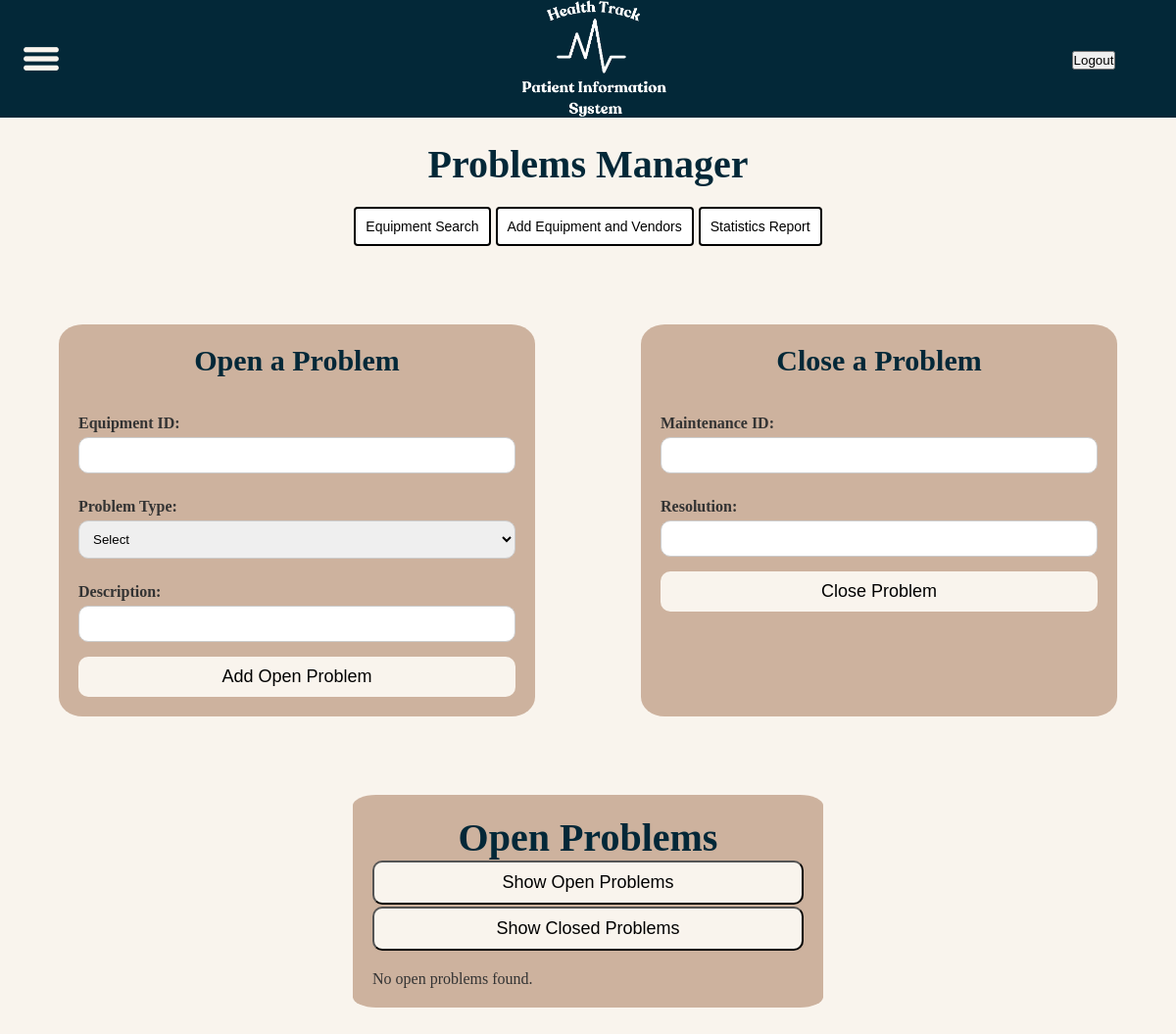
Page /equipment/problems/ on the earlier database version.
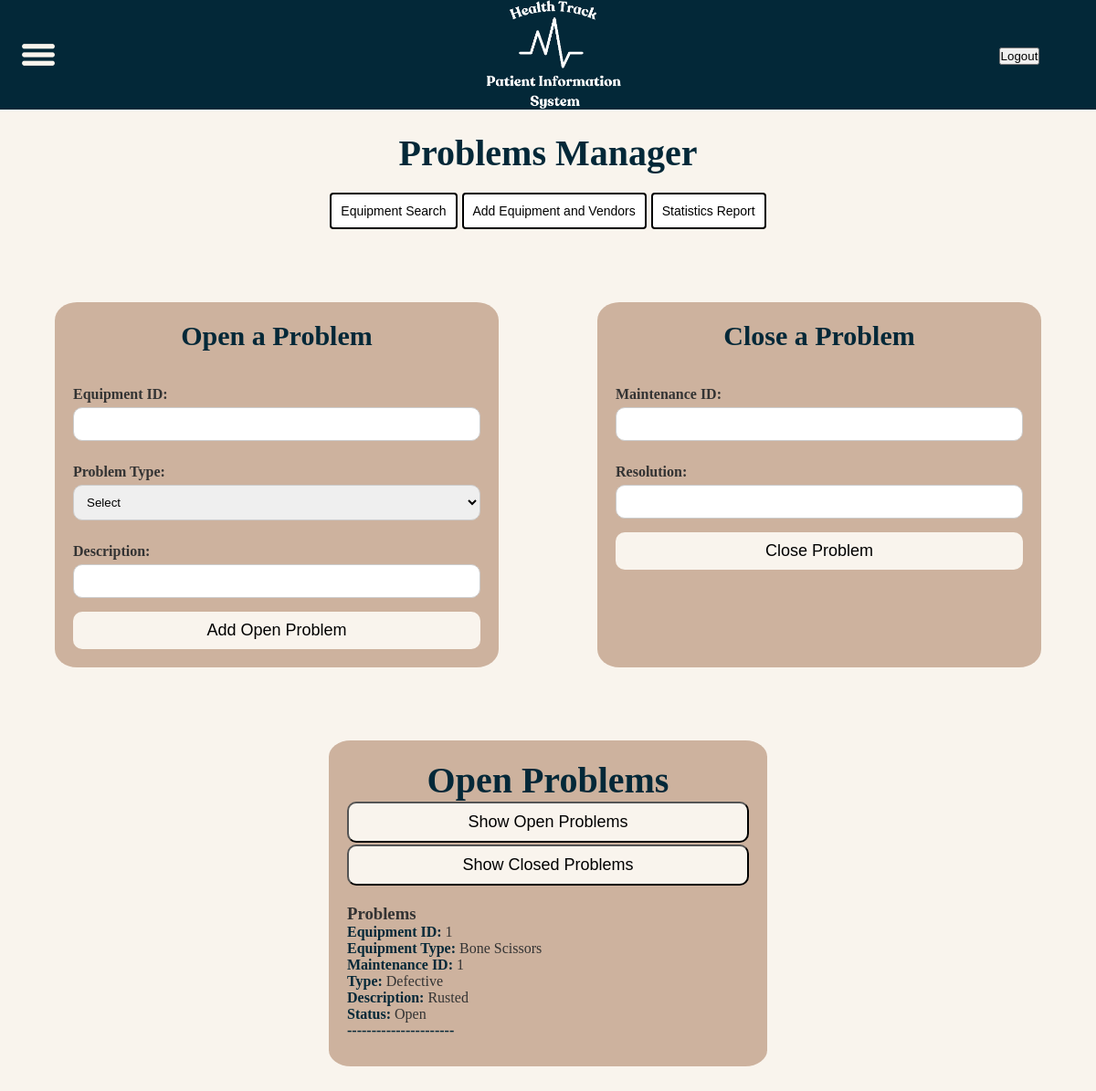
Same page on the later database version.
### equipment/models.py (models this page shows)
class Maintenance(models.Model):
    maintenanceid = models.IntegerField(db_column='MaintenanceID', primary_key=True)
    equipmentid = models.ForeignKey(Equipment, models.DO_NOTHING, db_column='EquipmentID')
    type = models.CharField(db_column='Type', max_length=45)
    description = models.CharField(db_column='Description', max_length=120, blank=True, null=True)
    status = models.CharField(db_column='Status', max_length=45)
    resolution = models.CharField(db_column='Resolution', max_length=120, blank=True, null=True)
    created_at = models.DateTimeField(default=now, db_column='CreatedAt')
    closed_at = models.DateTimeField(null=True, blank=True, db_column='ClosedAt')  # New field for closure time
    class Meta:
        db_table = 'maintenance_two'
        unique_together = (('maintenanceid', 'equipmentid'),)

class Equipment(models.Model):
    equipmentid = models.IntegerField(db_column='EquipmentID', primary_key=True)  # Field name made lowercase.
    type = models.CharField(db_column='Type', max_length=45)  # Field name made lowercase.
    lease_terms = models.CharField(
        db_column='Lease Terms',
        max_length=45,
        blank=True,
        null=True
    )  # Field name made lowercase. Field renamed to remove unsuitable characters.
    description = models.CharField(
        db_column='Description',
        max_length=120,
        blank=True,
        null=True
    )  # Field name made lowercase.
    departmentleased = models.CharField(
        db_column='DepartmentLeased',
        max_length=45,
        blank=True,
        null=True
    )  # Field name made lowercase.
    owned_lease = models.CharField(
        db_column='Owned/Lease',
        max_length=1
    )  # Field name made lowercase. Field renamed to remove unsuitable characters.
    purchasedate = models.DateField(db_column='PurchaseDate', blank=True, null=True)  # Field name made lowercase.
    warenty_info = models.CharField(
        db_column='Warenty Info',
        max_length=120,
        blank=True,
        null=True
    )  # Field name made lowercase. Field renamed to remove unsuitable characters.
    lease_start = models.DateField(db_column='LeaseStart', blank=True, null=True)  # New field for lease start date.
    lease_end = models.DateField(db_column='LeaseEnd', blank=True, null=True)  # New field for lease end date.
    vendor = models.ForeignKey(Vendor, on_delete=models.SET_NULL, null=True, blank=True, db_column='VendorID')
    class Meta:
        db_table = 'equipment_two'

### equipment/views.py (the view, shortened to what this page needs)
# urls.py: path('equipment/problems/', ProblemsView.as_view(),name='problems_page'),
class ProblemsView(View):
    def get(self, request):
        status = request.GET.get('status', 'Open')
        problems = Maintenance.objects.filter(status=status)
        return render(request, 'problems_page.html', {
            'problems': problems,
            'current_status': status,
        })

### equipment/templates/problems_page.html (shortened to what this page needs)
{% extends "baseTemplate.html" %}
{% load static %}
{% block page_css %}
    <link rel="stylesheet" href="{% static 'css/problems.css' %}">
{% endblock %}
{% block content %}
<h1 class="manage-title">Problems Manager</h1>
<div class="redirect-container">
    <a href="{% url 'equipment' %}">
        <button class="redirect-button">Equipment Search</button>
    </a>
    <a href="{% url 'manage_page' %}">
        <button class="redirect-button">Add Equipment and Vendors</button>
    </a>
    <a href="{% url 'statistics' %}">
        <button class="redirect-button">Statistics Report</button>
    </a>
</div>
<div class="forms-container">
    <div class="form-container">
        <h3 class="form-title">Open a Problem</h3>
        <form method="POST" action="{% url 'problems_page' %}">
            <label for="equipmentid">Equipment ID:</label>
            <input type="number" name="equipmentid" id="equipmentid" required>
            <label for="type">Problem Type:</label>
            <select name="problemtype" id="problemtype" required>
                <option value="">Select</option>
            </select>
            <label for="description">Description:</label>
            <input type="text" name="description" id="description" required>
            <button type="submit" class="form-button">Add Open Problem</button>
        </form>
    </div>
    <div class="form-container">
        <h3 class="form-title">Close a Problem</h3>
        <form method="POST" action="{% url 'close_problem' %}">
            <label for="maintenanceid">Maintenance ID:</label>
            <input type="number" name="maintenanceid" id="maintenanceid" required>
            <label for="resolution">Resolution:</label>
            <input type="text" name="resolution" id="resolution" required>
            <button type="submit" class="form-button">Close Problem</button>
        </form>
    </div>
</div>
<div class="problems-container">
    <h2 class="manage-title">Open Problems</h2>
    <form method="GET" action="{% url 'problems_page' %}">
        <div class="button-container">
            <button type="submit" name="status" value="Open" class="status-button">Show Open Problems</button>
            <button type="submit" name="status" value="Closed" class="status-button">Show Closed Problems</button>
        </div>
    </form>
    {% if problems %}
        <h3>{{ status }} Problems</h3>
        <ul class="problem-list">
            {% for problem in problems %}
                <li>
                    <strong>Equipment ID:</strong> {{ problem.equipmentid.equipmentid }} <br>
                    <strong>Equipment Type:</strong> {{ problem.equipmentid.type }} <br>
                    <strong>Maintenance ID:</strong> {{ problem.maintenanceid }} <br>
                    <strong>Type:</strong> {{ problem.type }} <br>
                    <strong>Description:</strong> {{ problem.description }} <br>
                    <strong>Status:</strong> {{ problem.status }} <br>
                    <p><strong>----------------------</strong></p>
                </li>
            {% endfor %}
        </ul>
    {% else %}
        <p>No {{ current_status|lower }} problems found.</p>
    {% endif %}
</div>
{% endblock %}

Differences in the rows shown:
added Maintenance: equipmentid.equipmentid "1", equipmentid.type "Bone Scissors", maintenanceid "1", type "Defective", description "Rusted", status "Open"
Other differences:
{{ current_status|lower }}: "open" → (not shown)
text no longer shown: "No problems found."
text now shown: "Problems"
